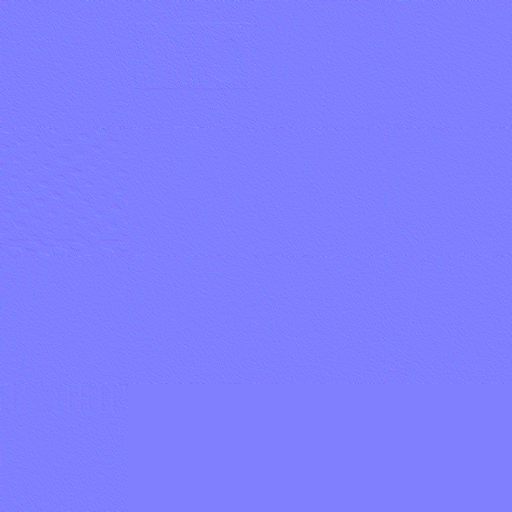
#> input picture Assets/Resources/ProductionArt/TrackPropAtlas_normal.png, 512 x 512 px
$ python check_track_finish.py
#> lines starting #> are read from the running program, lines starting #| are printed output that depends on the picture
### Tools/Art/build_track_props.py
"""Build the five game-ready track meshes, weathered surface atlas and gate signs.

Run from the project with Python, NumPy, Pillow and DejaVuSansCondensed-Bold.
"""
from pathlib import Path
from argparse import ArgumentParser
import uuid

import numpy as np
from PIL import Image, ImageDraw, ImageFont

ROOT = Path(__file__).resolve().parents[2]
MESHES = ROOT / "Assets/Resources/Meshes"
ART = ROOT / "Assets/Resources/ProductionArt"
SOURCE_MESHES = MESHES
SOURCE_ART = ART
ATLAS_TILE = 128
ATLAS_COLUMNS = 4
PALETTE = (
    (117, 119, 116), (143, 145, 138), (56, 68, 78), (104, 115, 121),
    (70, 80, 97), (37, 53, 62), (42, 43, 46), (132, 137, 139),
    (112, 67, 47), (153, 98, 44), (143, 49, 48), (60, 71, 81), (106, 116, 119),
)
CONCRETE, BARRIER, BED, SPIKE, BODY, GLASS, RUBBER, RIM, REBAR, CHEVRON, TAILLIGHT, PYLON, GALVANIZED = range(13)


# [130 lines left out: functions build_atlas, build_gate_labels, not called in this run]


class Prop:
    def __init__(self):
        self.points, self.faces = [], []

    def add(self, points, faces, tile, front=None):
        points = np.array(points)
        lo, span = points.min(axis=0), np.maximum(np.ptp(points, axis=0), .0001)
        start = len(self.points)
        self.points.extend(points)
        for f in faces:
            face = points[f]
            normal = np.abs(np.cross(face[1]-face[0], face[2]-face[0]))
            axis = np.argmax(normal)
            slot = front if axis == 2 and front is not None else tile
            # Long, box-projected islands keep the damage continuous across flat surfaces.
            axes = [(2, 1), (0, 2), (0, 1)][axis]
            local = (face-lo) / span
            col, row = slot % ATLAS_COLUMNS, slot // ATLAS_COLUMNS
            uv = [((col*128 + 5 + u*118)/512, 1-(row*128 + 123 - v*118)/512)
                  for u, v in local[:, axes]]
            self.faces.append(([i+start for i in f], uv))

    # [24 lines left out: functions existing, octagon, not called in this run]

    def rod(self, a, b, radius, tile):
        a, b = np.array(a), np.array(b)
        length=np.linalg.norm(b-a)
        if length<.000001:raise ValueError("Rod needs distinct endpoints")
        normal = (b-a) / length
        reference=np.array([1.,0.,0.]) if abs(normal[1])>.95 else np.array([0.,1.,0.])
        u = np.cross(normal, reference)
        u /= np.linalg.norm(u)
        v = np.cross(normal, u)
        angles = np.arange(6) * np.pi / 3
        offsets = radius * (np.cos(angles[:, None])*u + np.sin(angles[:, None])*v)
        faces = [[i, (i+1)%6, (i+1)%6+6, i+6] for i in range(6)]
        faces += [list(reversed(range(6))),list(range(6,12))]
        self.add(np.concatenate([a+offsets,b+offsets]), faces, tile)

    # [118 lines left out: functions save, prop_assets, write_metas, not called in this run]


# [11 lines that do not run on import are left out]

### Tools/Art/check_track_finish.py
"""Check physical finish channels and the unchanged collision-sized track envelopes."""
import argparse,math
from pathlib import Path
import numpy as np
from PIL import Image
from build_track_props import Prop

parser=argparse.ArgumentParser()
parser.add_argument('--resources',type=Path,default=Path(__file__).resolve().parents[2]/'Assets/Resources')
parser.add_argument('--baseline',type=Path)
args=parser.parse_args();art=args.resources/'ProductionArt';meshes=args.resources/'Meshes'
normal=np.asarray(Image.open(art/'TrackPropAtlas_normal.png').convert('RGB'),dtype=float)/127.5-1
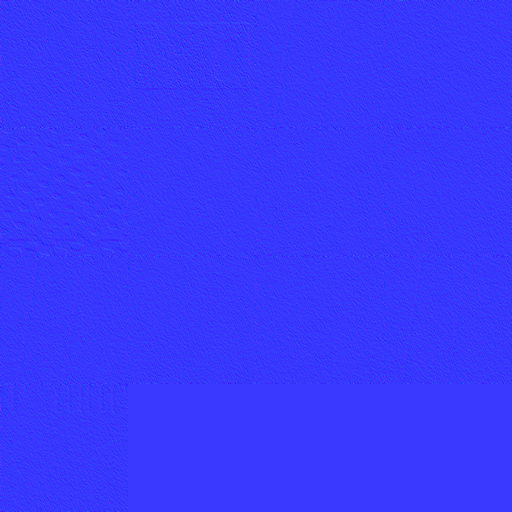
#> normal: shape (512, 512, 3) float64; mean R, G, B -0.00258, -0.00252, 0.994; drawn with min black and max white
finish=np.asarray(Image.open(art/'TrackPropAtlas_surface.png').convert('RGBA'),dtype=float)/255
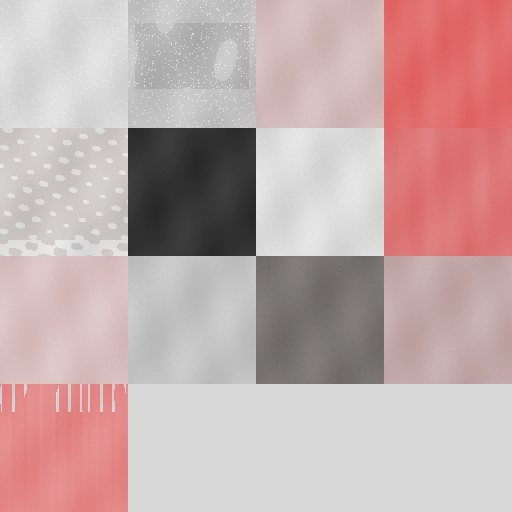
#> input picture Assets/Resources/ProductionArt/TrackPropAtlas_surface.png, 512 x 512 px
assert normal.shape==(512,512,3) and finish.shape==(512,512,4)
assert np.max(np.abs(np.linalg.norm(normal,axis=-1)-1))<.015
assert np.max(np.abs(normal[:128,:128,:2]))>.03,'Concrete relief is missing'
means={}
for i,name in [(0,'concrete'),(3,'spikes'),(5,'glass'),(6,'rubber'),(12,'zinc')]:
    cell=finish[i//4*128:(i//4+1)*128,i%4*128:(i%4+1)*128]
    means[name]=cell.mean(axis=(0,1))
#> this loop made 5 passes
#> pass 1, `cell=finish[i//4*128:(i//4+1)*128,i%4*128:(i%4+1)*128]`:
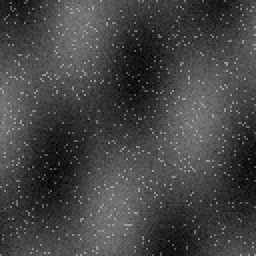
#> cell: shape (128, 128, 4) float64 (shown 2 times larger); mean R, G, B, A 0, 0, 0, 0.146; transparent parts drawn white
#> pass 2, `cell=finish[i//4*128:(i//4+1)*128,i%4*128:(i%4+1)*128]`:
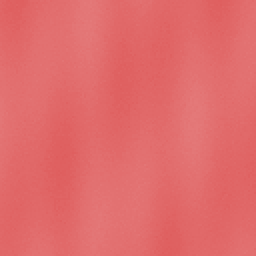
#> cell: shape (128, 128, 4) float64 (shown 2 times larger); mean R, G, B, A 0.8, 0, 0, 0.579; transparent parts drawn white
#> pass 3, `cell=finish[i//4*128:(i//4+1)*128,i%4*128:(i%4+1)*128]`:
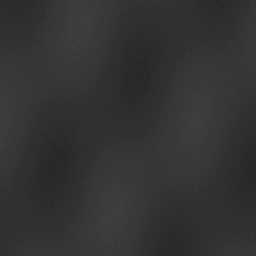
#> cell: shape (128, 128, 4) float64 (shown 2 times larger); mean R, G, B, A 0, 0, 0, 0.799; transparent parts drawn white
#> after the loop, means = {'concrete': [0, 0, 0, 0.146], 'spikes': [0.8, 0, 0, 0.579], 'glass': [0, 0, 0, 0.799], 'rubber': [0, 0, 0, 0.139], 'zinc': [0.75, 0, 0, 0.458]}
assert means['concrete'][0]<.01 and means['rubber'][0]<.01
assert means['spikes'][0]>.7 and means['zinc'][0]>.4
assert means['glass'][3]>.7 and means['concrete'][3]<.3
print('TRACK FINISH PASS: normalized relief; concrete/rubber dielectric, zinc/spikes metallic, glass smoother than concrete.')
for axis in ((1,0,0),(0,1,0),(0,0,1)):
    rod=Prop();rod.rod((0,0,0),axis,.03,3)
    assert np.isfinite(rod.points).all() and len(rod.faces)==8
    for face,_ in rod.faces:
        p=np.asarray(rod.points)[face]
        assert np.linalg.norm(np.cross(p[1]-p[0],p[2]-p[0]))>1e-8
print('TRACK BOLTS PASS: finite closed capped rods along all three axes, including vertical.')
for name in ('track_barrier','track_gate_pylon','track_guardrail','track_spikes','track_rubble','track_wreck'):
    def read(path):
#> (the run stopped early here; a loop or call above may not have finished)
